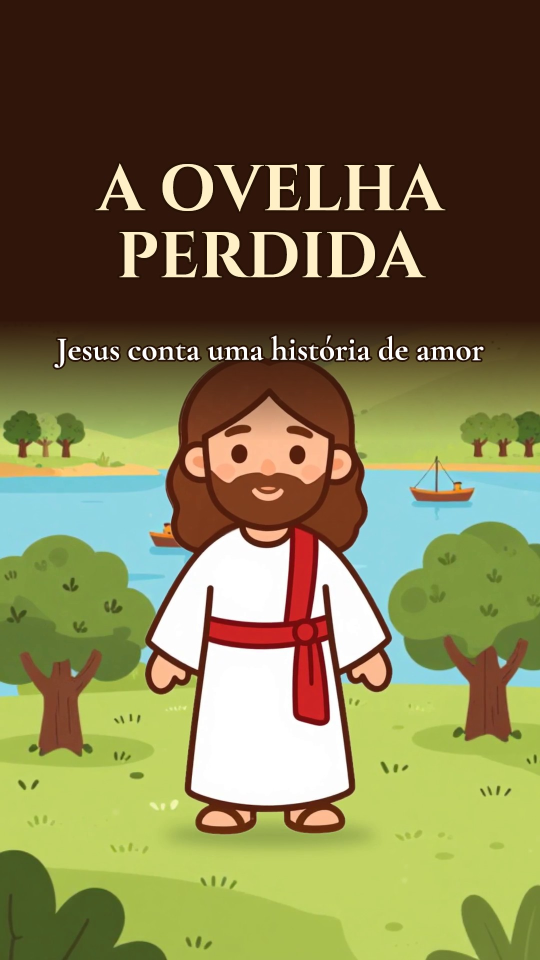
#> input picture capas/001-a-ovelha-perdida.jpg, 1080 x 1920 px, given in place of _capa.png, which was not available (shown at 1/2 size)
$ python capa_short.py ../capas/001-a-ovelha-perdida.jpg ../capas/002-davi-e-golias.jpg ../capas/002-davi-e-golias.jpg ../capas/002-davi-e-golias.jpg ../capas/002-davi-e-golias.jpg
#> lines starting #> are read from the running program, lines starting #| are printed output that depends on the picture
"""Capa 1080x1920 para Short: quadro do vídeo + faixa no topo com o título (cobre a legenda).
Uso: python motor/capa_short.py <video.mp4> "<Título>" "<subtítulo>" <saida.jpg> [segundo]"""
import sys, os, subprocess, cv2, numpy as np, skia
RAIZ = os.path.dirname(os.path.dirname(os.path.abspath(__file__)))
v, tit, sub, out = sys.argv[1:5]; seg = sys.argv[5] if len(sys.argv) > 5 else '3'
subprocess.run(['ffmpeg', '-y', '-loglevel', 'error', '-ss', seg, '-i', v, '-frames:v', '1', '/tmp/_capa.png'], check=True)
#> (this line was passed over: subprocess is not available in this run)
img = cv2.imread('/tmp/_capa.png'); H, W = img.shape[:2]
#> further down, img is the input picture: shape (1920, 1080, 3); mean B, G, R 74.6, 117.7, 124.3
#> after `H, W = img.shape[:2]`: H = 1920; W = 1080
y = np.arange(H, dtype=np.float32)[:, None, None]
#> y = 1920 values from 0 to 1919
k = np.clip(1 - (y - 640) / 240, 0, 1) * (y < 880); img = (img * (1 - k) + np.array([10, 22, 48], np.float32) * k).astype(np.uint8)  # faixa escura no topo (esconde a legenda)
#> after `img = (img * (1 - k) + np.array([10, 22, 48], np.float32) * k).astype(`:
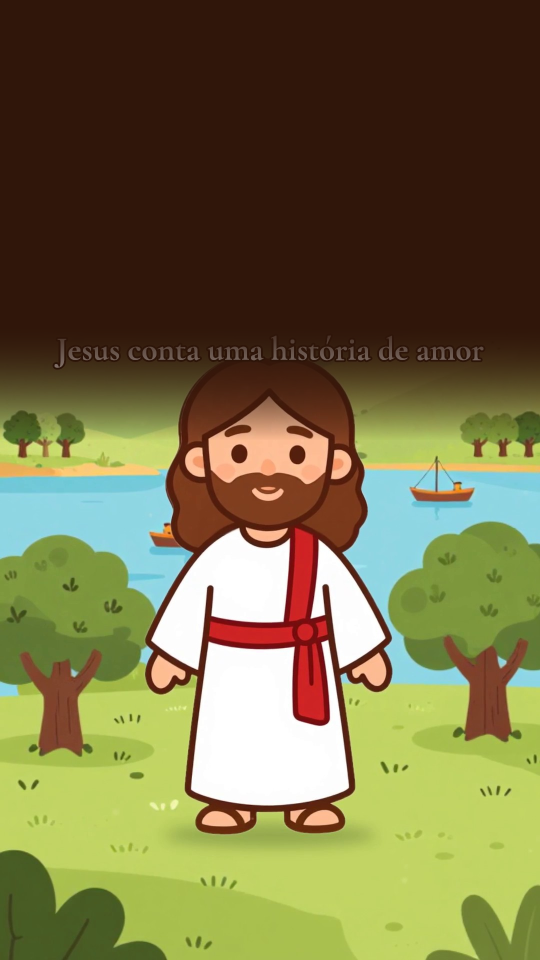
#> img: shape (1920, 1080, 3) (shown at 1/2 size); mean B, G, R 68.5, 110.1, 117.4
rgba = cv2.cvtColor(img, cv2.COLOR_BGR2RGBA); s = skia.Surface(rgba)
#> (the run stopped early here; a loop or call above may not have finished)

$ run again, on capas/002-davi-e-golias.jpg
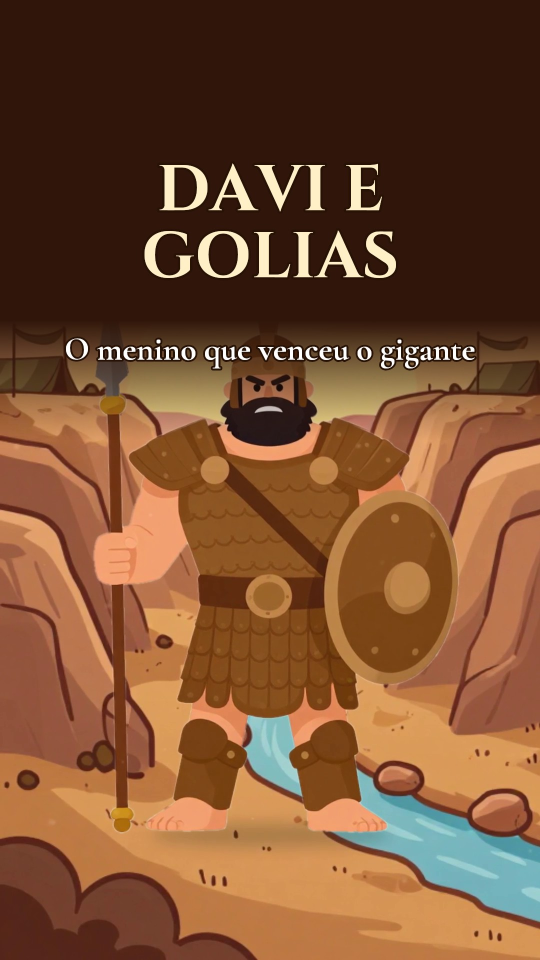
#> input picture capas/002-davi-e-golias.jpg, 1080 x 1920 px, given in place of _capa.png, which was not available (shown at 1/2 size)
#> img is the input picture: shape (1920, 1080, 3); mean B, G, R 49, 78.5, 121.6
#> `img = (img * (1 - k) + np.array([10, 22, 48], np.float32) * k).astype(`:
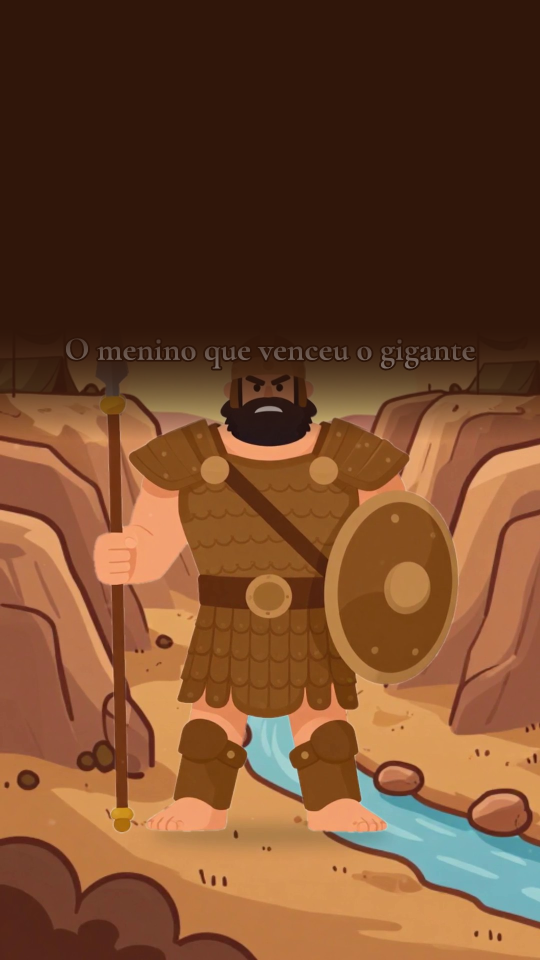
#> img: shape (1920, 1080, 3) (shown at 1/2 size); mean B, G, R 44, 72.6, 115.4
